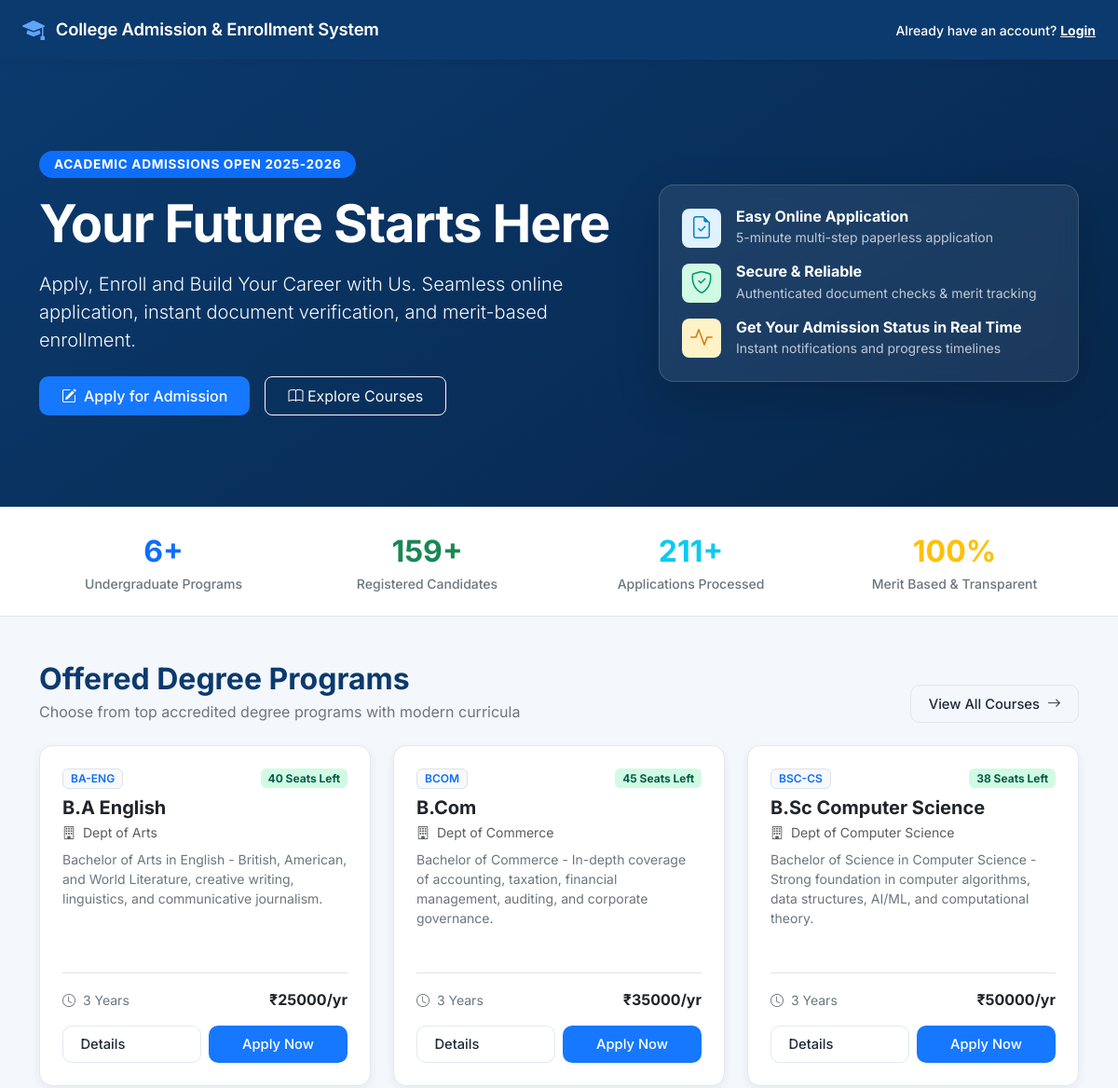
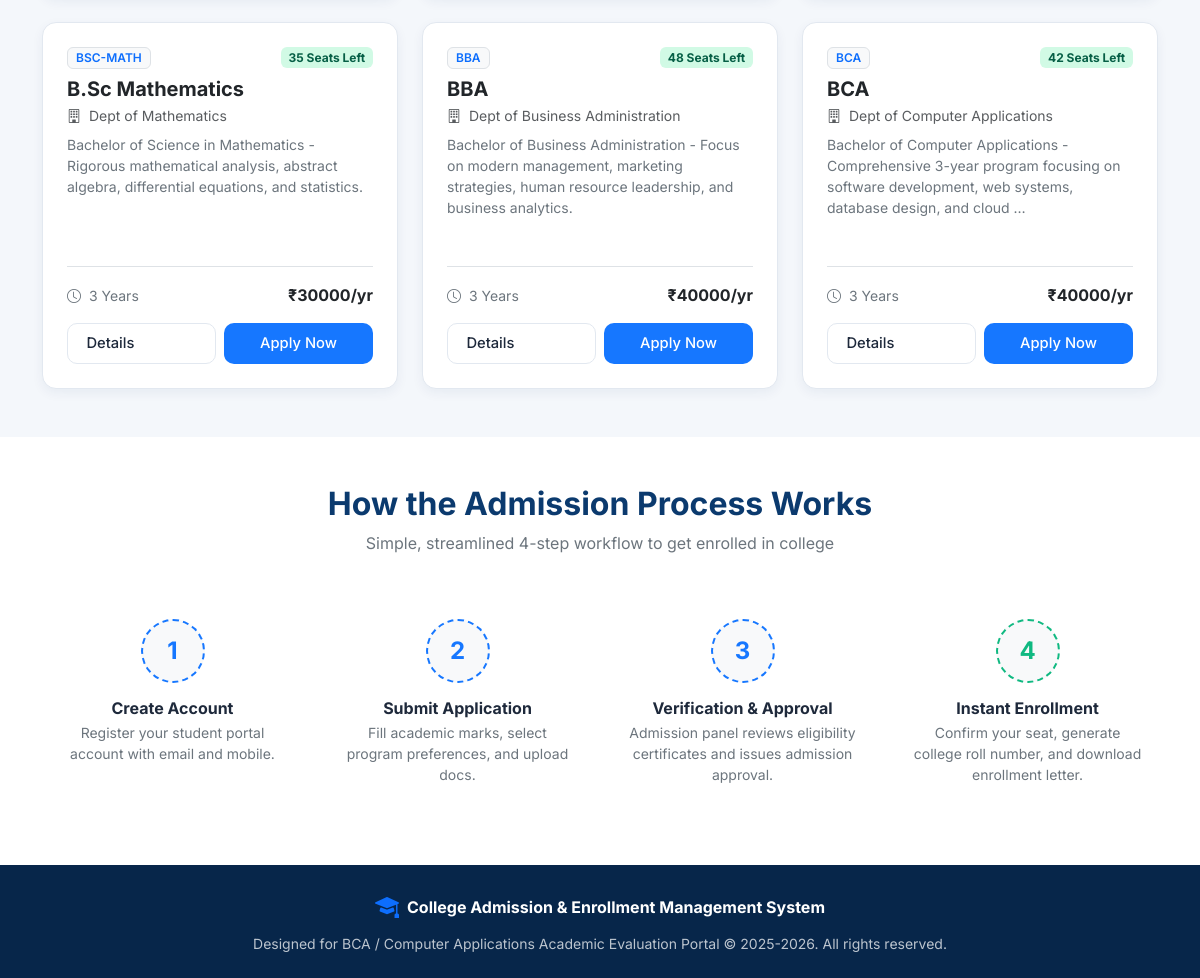
The page / on the database its author committed (2 pictures, top to bottom).
### courses/models.py (models this page shows, shortened)
class Course(models.Model):
    STATUS_CHOICES = (
        ('Active', 'Active'),
        ('Inactive', 'Inactive'),
    )
    course_name = models.CharField(max_length=150)
    course_code = models.CharField(max_length=30, unique=True)
    department = models.CharField(max_length=100)
    description = models.TextField(blank=True)
    duration = models.CharField(max_length=50, default='3 Years')
    total_seats = models.PositiveIntegerField(default=60, validators=[MinValueValidator(1)])
    available_seats = models.PositiveIntegerField(default=60)
    eligibility = models.TextField(default='10+2 Higher Secondary Examination passed with minimum 50% aggregate marks.')
    fees = models.DecimalField(max_digits=10, decimal_places=2, default=45000.00)
    status = models.CharField(max_length=20, choices=STATUS_CHOICES, default='Active')
    created_at = models.DateTimeField(auto_now_add=True)
    updated_at = models.DateTimeField(auto_now=True)
    class Meta:
        ordering = ['course_name']

### accounts/views.py (the view)
# urls.py: path('', views.home, name='home'),
def home(request):
    if request.user.is_authenticated:
        if request.user.is_admin_user:
            return redirect('accounts:admin_dashboard')
        return redirect('students:dashboard')
    courses = Course.objects.filter(status='Active')[:6]
    stats = {
        'total_courses': Course.objects.filter(status='Active').count(),
        'total_students': User.objects.filter(role='STUDENT').count() + 150,
        'total_applications': AdmissionApplication.objects.count() + 200,
        'acceptance_rate': '85%',
    }
    return render(request, 'accounts/home.html', {
        'courses': courses,
        'stats': stats,
    })

### templates/accounts/home.html (shortened to what this page needs)
{% extends 'base.html' %}
{% load static %}
{% block public_content %}
<section class="py-5" style="background: linear-gradient(145deg, #0B3A6E 0%, #07264a 100%); color: #FFFFFF; min-height: 480px; display: flex; align-items: center; position: relative; overflow: hidden;">
  <div class="container py-4 position-relative" style="z-index: 2;">
    <div class="row align-items-center gy-4">
      <div class="col-lg-7">
        <span class="badge bg-primary px-3 py-2 rounded-pill mb-3" style="font-size: 0.85rem; letter-spacing: 0.05em;">ACADEMIC ADMISSIONS OPEN 2025-2026</span>
        <h1 class="display-4 fw-bold mb-3" style="letter-spacing: -0.02em;">Your Future Starts Here</h1>
        <p class="lead mb-4 text-light opacity-90" style="max-width: 600px;">
          Apply, Enroll and Build Your Career with Us. Seamless online application, instant document verification, and merit-based enrollment.
        </p>
        <div class="d-flex flex-wrap gap-3">
          <a href="{% url 'accounts:register' %}" class="btn btn-primary-custom px-4 py-2 fs-6">
            <i class="bi bi-pencil-square"></i> Apply for Admission
          </a>
          <a href="{% url 'courses:list' %}" class="btn btn-outline-light px-4 py-2 fs-6 rounded-3">
            <i class="bi bi-book"></i> Explore Courses
          </a>
        </div>
      </div>
      <div class="col-lg-5 text-center">
        <div class="card border-0 shadow-lg p-4 rounded-4" style="background: rgba(255, 255, 255, 0.08); backdrop-filter: blur(10px); border: 1px solid rgba(255, 255, 255, 0.15) !important;">
          <div class="d-flex flex-column gap-3 text-start">
            <div class="d-flex align-items-center gap-3">
              <div class="stat-icon stat-icon-blue rounded-3"><i class="bi bi-file-earmark-check fs-4"></i></div>
              <div>
                <h6 class="mb-0 text-white fw-bold">Easy Online Application</h6>
                <small class="text-light opacity-75">5-minute multi-step paperless application</small>
              </div>
            </div>
            <div class="d-flex align-items-center gap-3">
              <div class="stat-icon stat-icon-green rounded-3"><i class="bi bi-shield-check fs-4"></i></div>
              <div>
                <h6 class="mb-0 text-white fw-bold">Secure & Reliable</h6>
                <small class="text-light opacity-75">Authenticated document checks & merit tracking</small>
              </div>
            </div>
            <div class="d-flex align-items-center gap-3">
              <div class="stat-icon stat-icon-amber rounded-3"><i class="bi bi-activity fs-4"></i></div>
              <div>
                <h6 class="mb-0 text-white fw-bold">Get Your Admission Status in Real Time</h6>
                <small class="text-light opacity-75">Instant notifications and progress timelines</small>
              </div>
            </div>
          </div>
        </div>
      </div>
    </div>
  </div>
</section>
<section class="py-4 bg-white border-bottom">
  <div class="container">
    <div class="row g-3 text-center">
      <div class="col-6 col-md-3">
        <div class="fw-bold fs-2 text-primary">{{ stats.total_courses }}+</div>
        <div class="text-secondary small fw-medium">Undergraduate Programs</div>
      </div>
      <div class="col-6 col-md-3">
        <div class="fw-bold fs-2 text-success">{{ stats.total_students }}+</div>
        <div class="text-secondary small fw-medium">Registered Candidates</div>
      </div>
      <div class="col-6 col-md-3">
        <div class="fw-bold fs-2 text-info">{{ stats.total_applications }}+</div>
        <div class="text-secondary small fw-medium">Applications Processed</div>
      </div>
      <div class="col-6 col-md-3">
        <div class="fw-bold fs-2 text-warning">100%</div>
        <div class="text-secondary small fw-medium">Merit Based & Transparent</div>
      </div>
    </div>
  </div>
</section>
<section class="py-5" style="background-color: #F4F7FB;">
  <div class="container">
    <div class="d-flex justify-content-between align-items-end mb-4">
      <div>
        <h2 class="fw-bold mb-1" style="color: #0B3A6E;">Offered Degree Programs</h2>
        <p class="text-secondary mb-0">Choose from top accredited degree programs with modern curricula</p>
      </div>
      <a href="{% url 'courses:list' %}" class="btn btn-outline-custom">View All Courses <i class="bi bi-arrow-right"></i></a>
    </div>
    <div class="row g-4">
      {% for course in courses %}
        <div class="col-md-6 col-lg-4">
          <div class="card-custom h-100 card-custom-hover d-flex flex-column justify-content-between">
            <div>
              <div class="d-flex justify-content-between align-items-start mb-2">
                <span class="badge bg-light text-primary border fw-semibold px-2 py-1">{{ course.course_code }}</span>
                <span class="badge badge-success">{{ course.available_seats }} Seats Left</span>
              </div>
              <h5 class="fw-bold text-dark mb-1">{{ course.course_name }}</h5>
              <p class="text-muted small mb-2"><i class="bi bi-building me-1"></i> Dept of {{ course.department }}</p>
              <p class="text-secondary small mb-3">{{ course.description|truncatewords:18 }}</p>
            </div>
            <div class="border-top pt-3 mt-2">
              <div class="d-flex justify-content-between align-items-center mb-3 text-secondary small">
                <span><i class="bi bi-clock me-1"></i> {{ course.duration }}</span>
                <span class="fw-bold text-dark fs-6">₹{{ course.fees|floatformat:0 }}/yr</span>
              </div>
              <div class="d-flex gap-2">
                <a href="{% url 'courses:detail' course.id %}" class="btn btn-outline-custom w-50 py-2 small">Details</a>
                <a href="{% url 'accounts:register' %}" class="btn btn-primary-custom w-50 py-2 small">Apply Now</a>
              </div>
            </div>
          </div>
        </div>
      {% endfor %}
    </div>
  </div>
</section>
<section class="py-5 bg-white">
  <div class="container">
    <div class="text-center mb-5">
      <h2 class="fw-bold mb-2" style="color: #0B3A6E;">How the Admission Process Works</h2>
      <p class="text-secondary">Simple, streamlined 4-step workflow to get enrolled in college</p>
    </div>
    <div class="row g-4">
      <div class="col-md-3">
        <div class="p-3 text-center">
          <div class="rounded-circle bg-light d-flex align-items-center justify-content-center mx-auto mb-3" style="width: 64px; height: 64px; color: #1677FF; border: 2px dashed #1677FF;">
            <span class="fs-4 fw-bold">1</span>
          </div>
          <h6 class="fw-bold mb-1">Create Account</h6>
          <p class="text-secondary small">Register your student portal account with email and mobile.</p>
        </div>
      </div>
      <div class="col-md-3">
        <div class="p-3 text-center">
          <div class="rounded-circle bg-light d-flex align-items-center justify-content-center mx-auto mb-3" style="width: 64px; height: 64px; color: #1677FF; border: 2px dashed #1677FF;">
            <span class="fs-4 fw-bold">2</span>
          </div>
          <h6 class="fw-bold mb-1">Submit Application</h6>
          <p class="text-secondary small">Fill academic marks, select program preferences, and upload docs.</p>
        </div>
      </div>
      <div class="col-md-3">
        <div class="p-3 text-center">
          <div class="rounded-circle bg-light d-flex align-items-center justify-content-center mx-auto mb-3" style="width: 64px; height: 64px; color: #1677FF; border: 2px dashed #1677FF;">
            <span class="fs-4 fw-bold">3</span>
          </div>
          <h6 class="fw-bold mb-1">Verification & Approval</h6>
          <p class="text-secondary small">Admission panel reviews eligibility certificates and issues admission approval.</p>
        </div>
      </div>
      <div class="col-md-3">
        <div class="p-3 text-center">
          <div class="rounded-circle bg-light d-flex align-items-center justify-content-center mx-auto mb-3" style="width: 64px; height: 64px; color: #10B981; border: 2px dashed #10B981;">
            <span class="fs-4 fw-bold">4</span>
          </div>
          <h6 class="fw-bold mb-1">Instant Enrollment</h6>
          <p class="text-secondary small">Confirm your seat, generate college roll number, and download enrollment letter.</p>
        </div>
      </div>
    </div>
  </div>
</section>
<footer class="py-4 text-white" style="background-color: #07264a;">
  <div class="container text-center">
    <div class="d-flex align-items-center justify-content-center gap-2 mb-2">
      <i class="bi bi-mortarboard-fill fs-4 text-primary"></i>
      <span class="fw-bold fs-6">College Admission & Enrollment Management System</span>
    </div>
    <p class="text-light opacity-75 small mb-0">Designed for BCA / Computer Applications Academic Evaluation Portal &copy; 2025-2026. All rights reserved.</p>
  </div>
</footer>
{% endblock %}

### rows shown on the page
Course: course_code "BA-ENG", available_seats "40", course_name "B.A English", department "Arts", description "Bachelor of Arts in English - British, American, and World Literature, creative writing, linguistics, and communicative journalism.", duration "3 Years", fees "25000"
Course: course_code "BCOM", available_seats "45", course_name "B.Com", department "Commerce", description "Bachelor of Commerce - In-depth coverage of accounting, taxation, financial management, auditing, and corporate governance.", duration "3 Years", fees "35000"
Course: course_code "BSC-CS", available_seats "38", course_name "B.Sc Computer Science", department "Computer Science", description "Bachelor of Science in Computer Science - Strong foundation in computer algorithms, data structures, AI/ML, and computational theory.", duration "3 Years", fees "50000"
Course: course_code "BSC-MATH", available_seats "35", course_name "B.Sc Mathematics", department "Mathematics", description "Bachelor of Science in Mathematics - Rigorous mathematical analysis, abstract algebra, differential equations, and statistics.", duration "3 Years", fees "30000"
Course: course_code "BBA", available_seats "48", course_name "BBA", department "Business Administration", description "Bachelor of Business Administration - Focus on modern management, marketing strategies, human resource leadership, and business analytics.", duration "3 Years", fees "40000"
Course: course_code "BCA", available_seats "42", course_name "BCA", department "Computer Applications", description "Bachelor of Computer Applications - Comprehensive 3-year program focusing on software development, web systems, database design, and cloud …", duration "3 Years", fees "40000"

### other values the page prints
{{ stats.total_courses }} "6"
{{ stats.total_students }} "159"
{{ stats.total_applications }} "211"
